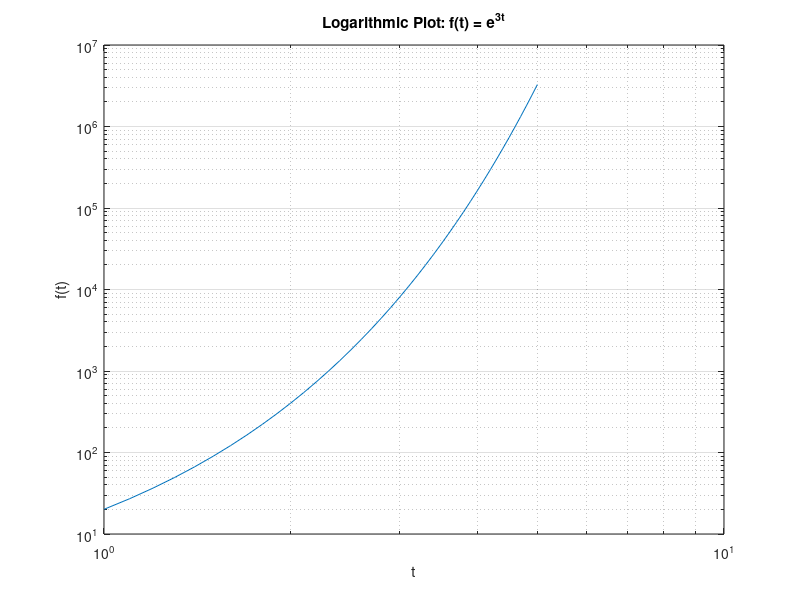

This figure's MATLAB source:
## -*- texinfo -*-
## @deftypefn {Script File} {} p3-3
##
## Plot in logarithmic coordinates:
## f(t) = e^(3t) for t in [1, 5]
##
## @end deftypefn

graphics_toolkit('qt');

t = 1:0.1:5;
f = exp(3 * t);

loglog(t, f);
title('Logarithmic Plot: f(t) = e^{3t}');
xlabel('t');
ylabel('f(t)');
grid on;
print -dpng 'p3-3_output.png';
printf('Success! Check p3-3_output.png\n');
